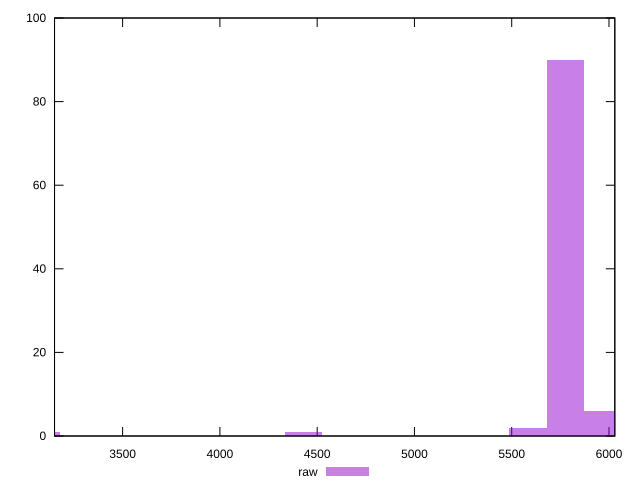

Reproduce this figure in gnuplot.
reset
set terminal svg size 640, 490 enhanced background rgb 'white'
set output "report_00007_2020-12-11T15:55:29.892Z/uses-text-compression/samples/pages/raw/histogram.svg"

$raw <<EOF
4428.831336755253 1
5776.736526202503 90
5969.294410409254 6
5584.178641995753 2
3080.926147308002 1
EOF

set key outside below
set boxwidth 192.55788420675012
set yrange [0:100]
set style fill transparent solid 0.5 noborder

plot \
  $raw title "raw" with boxes, \


reset
